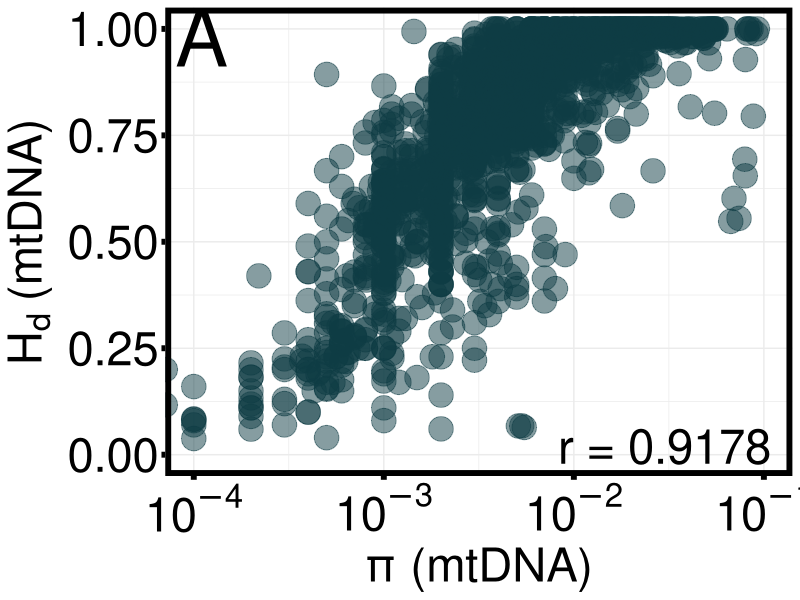
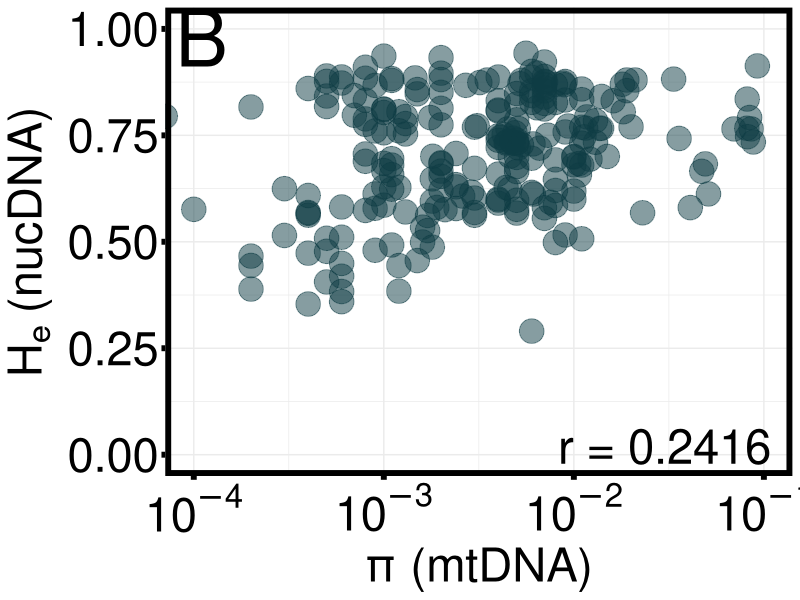
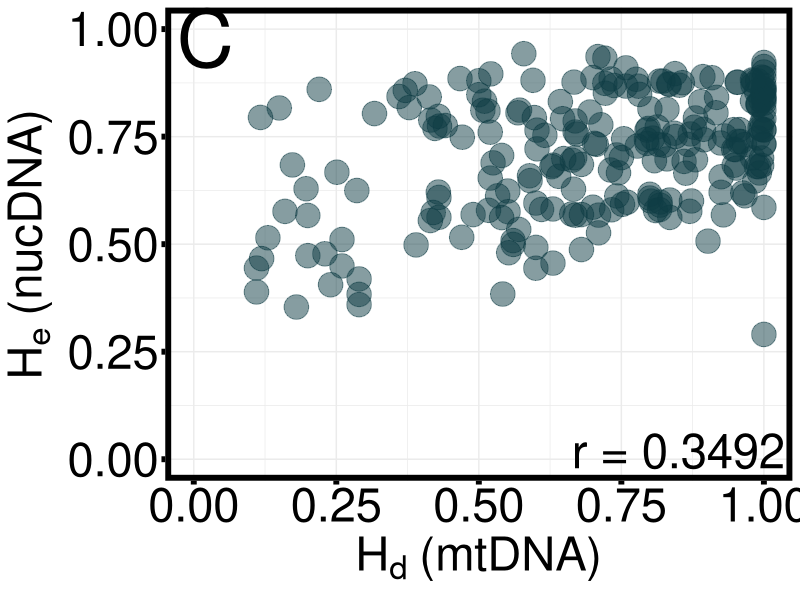

The R script that drew these images, in order:
#supplemental figures

library(tidyverse)
library(scales)

#read in data
mtdna <- read.csv("output/mtdna_assembled.csv", stringsAsFactors = FALSE)
cp_info <- read.csv("output/spp_combined_info.csv", stringsAsFactors = FALSE)
shared_studies <- read.csv("output/sharedstudies.csv", stringsAsFactors = FALSE)

#merge dataframes
mtdna <- merge(mtdna, cp_info[, c('spp', 'Pelagic_Coastal', 'Genus', 'Family', 'Northernmost', 'Southernmost', 
                                  'Half_RangeSize', 'Centroid')], all.x = TRUE)

#subset mtdna bc are a few outliers with very high bp --- entire mtdna (mitogenome?)
mtdna_small <-subset(mtdna, as.numeric(mtdna$bp) < 2000)

######################################################################################################################

######## Clean up dataframe ########

#add position in range
mtdna_small$Centroid <- as.numeric(mtdna_small$Centroid) #change to numeric for calculations
mtdna_small$Half_RangeSize <- as.numeric(mtdna_small$Half_RangeSize)

mtdna_small$range_position <- NA #create column to fill in

for (i in 1:nrow(mtdna_small)) { #calculate distance from range center as percentage (0-1 both sides of centroid, 1 = all the way at range edge)
  mtdna_small$range_position[i] <- abs((mtdna_small$lat[i] - mtdna_small$Centroid[i])/mtdna_small$Half_RangeSize[i])
}

#check those >1 and round to 1 (slight discrepancy btwn aquamaps and reality)
mtdna_check <- subset(mtdna_small, mtdna_small$range_position > 1) #often right at aquamaps limit, round to 1 and keep
mtdna_small$range_position[mtdna_small$range_position > 1] <- 1

#subset to only those with range_position
mtdna_small <- subset(mtdna_small, range_position != "NA")

#subset mtdna to remove Hd = NA or pi = NA columns
mtdna_small_hd <- subset(mtdna_small, mtdna_small$He != "NA")
mtdna_small_pi <- subset(mtdna_small, mtdna_small$Pi != "NA")

#####################################################################################################################

######## diversity correlation plots ########
#1000 x 1000

#### Hd v pi plot ####

hd_pi_corr <- cor(x = mtdna_small$Pi, y = mtdna_small$He, use = "complete.obs", method = "spearman") #r= 0.8179

hd_pi_plot <- ggplot() + 
  geom_point(data = mtdna_small, aes(x = Pi, y = He), 
             alpha = 0.5, size = 8, color = "#0E3C45") + 
  annotate("text", x = 0.00011, y = 0.98, label = "A", size = 20) + 
  annotate("text", x = 0.03, y = 0.02, label = "r = 0.9178", size = 12) +
  scale_x_continuous(trans = "log10", limits = c(0.0001, 0.1), labels = scales::label_log()) +
  ylim(0, 1) +
  xlab("π (mtDNA)") + ylab(bquote(H[d]~"(mtDNA)")) + 
  theme_minimal() + 
  theme(panel.border = element_rect(fill = NA, color = "black", linewidth = 4),
        axis.title.x = element_text(size = 34),
        axis.title.y = element_text(size = 34),
        axis.ticks = element_line(color = "black", linewidth = 2),
        axis.text.x = element_text(size = 34, color = "black"),
        axis.text.y = element_text(size = 34, color = "black"))
hd_pi_plot

#### He v pi plot ####
#uses shared study dataframe bc combined mtdna, msat

he_pi_corr <- cor(x = shared_studies$Pi, y = shared_studies$He, use = "complete.obs", method = "spearman") #r= 0.2416

he_pi_plot <- ggplot() + 
  geom_point(data = shared_studies, aes(x = Pi, y = He), 
             alpha = 0.5, size = 8, color = "#0E3C45") + 
  annotate("text", x = 0.00011, y = 0.98, label = "B", size = 20) + 
  annotate("text", x = 0.03, y = 0.02, label = "r = 0.2416", size = 12) +
  scale_x_continuous(trans = "log10", limits = c(0.0001, 0.1), labels = scales::label_log()) +
  ylim(0, 1) +
  xlab("π (mtDNA)") + ylab(bquote(H[e]~"(nucDNA)")) + 
  theme_minimal() + 
  theme(panel.border = element_rect(fill = NA, color = "black", linewidth = 4),
        axis.title.x = element_text(size = 34),
        axis.title.y = element_text(size = 34),
        axis.ticks = element_line(color = "black", linewidth = 2),
        axis.text.x = element_text(size = 34, color = "black"),
        axis.text.y = element_text(size = 34, color = "black"))
he_pi_plot

#### He v Hd plot ####
#uses shared study dataframe bc combined mtdna, msat

he_hd_corr <- cor(x = shared_studies$Hd, y = shared_studies$He, use = "complete.obs", method = "spearman") #r= 0.3492

he_hd_plot <- ggplot() + 
  geom_point(data = shared_studies, aes(x = Hd, y = He), 
             alpha = 0.5, size = 8, color = "#0E3C45") + 
  annotate("text", x = 0.02, y = 0.98, label = "C", size = 20) + 
  annotate("text", x = 0.85, y = 0.02, label = "r = 0.3492", size = 12) +
  xlim(0, 1) + 
  ylim(0, 1) +
  xlab(bquote(H[d]~"(mtDNA)")) + ylab(bquote(H[e]~"(nucDNA)")) + 
  theme_minimal() + 
  theme(panel.border = element_rect(fill = NA, color = "black", linewidth = 4),
        axis.title.x = element_text(size = 34),
        axis.title.y = element_text(size = 34),
        axis.ticks = element_line(color = "black", linewidth = 2),
        axis.text.x = element_text(size = 34, color = "black"),
        axis.text.y = element_text(size = 34, color = "black"))
he_hd_plot
